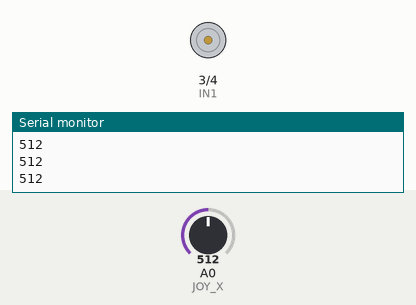
Recording of a sketch running on a simulated Arduino Uno, built with avr-gcc and run on an emulated ATmega328P. Shown: motor-driver pin pairs drawn as motors (green arrow = first pin HIGH = forward, orange = second pin HIGH = backward, longer = more drive), the last lines printed to the serial monitor. Inputs (shaded band) come from the test bench; at power-on: A0 (JOY_X) = 512.

Above: at 1.2 s.
1.3 s: A0 (JOY_X) set to 588
2.8 s: A0 (JOY_X) set to 613
At 4.0 s:
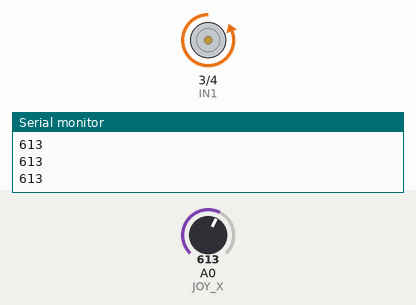
4.3 s: A0 (JOY_X) set to 390
At 5.4 s:
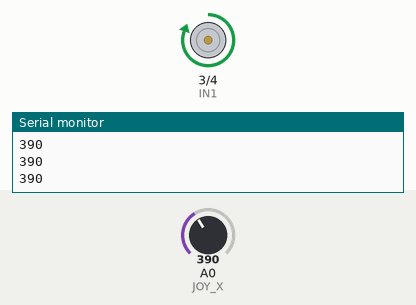
5.8 s: A0 (JOY_X) set to 414
At 6.9 s:
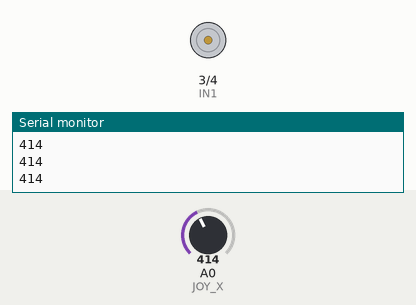
7.3 s: A0 (JOY_X) set to 306
At 8.4 s:
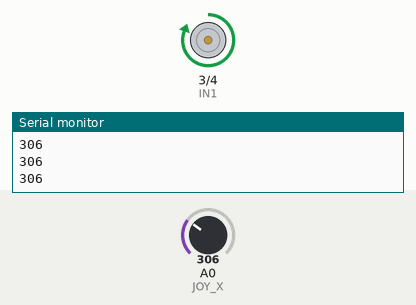
Timing chart, 0 to 9.8 s (numbered marks = the images above; inputs shaded):
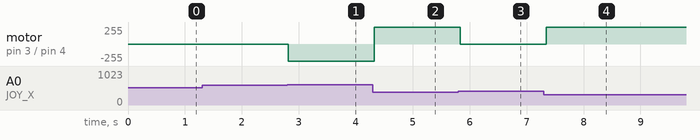

Measured:
- the behaviour switches between 600 and 601 on A0 (JOY_X) (found by bisection; images 0 and 1)
- the behaviour switches between 399 and 400 on A0 (JOY_X) (found by bisection; images 2 and 3)
- after the input at 2.8 s, motor on pin 3 (IN1) / pin 4 (IN2): stopped → backward 255/255 at once
- after the input at 4.3 s, motor on pin 3 (IN1) / pin 4 (IN2): backward 255/255 → forward 255/255 at once
- after the input at 5.8 s, motor on pin 3 (IN1) / pin 4 (IN2): forward 255/255 → stopped at once
- after the input at 7.3 s, motor on pin 3 (IN1) / pin 4 (IN2): stopped → forward 255/255 at once

The sketch:

joystick_controlled_dc_motor.ino
```cpp
#define JOY_X A0

#define IN1 3
#define IN2 4

void setup() {
  pinMode(IN1, OUTPUT);
  pinMode(IN2, OUTPUT);

  Serial.begin(9600);
}

void loop() {
  int xValue = analogRead(JOY_X);

  Serial.println(xValue);

  if (xValue < 400) {
    digitalWrite(IN1, HIGH);
    digitalWrite(IN2, LOW);
  }
  else if (xValue > 600) {
    digitalWrite(IN1, LOW);
    digitalWrite(IN2, HIGH);
  }
  else {
    digitalWrite(IN1, LOW);
    digitalWrite(IN2, LOW);
  }

  delay(50);
}
```
